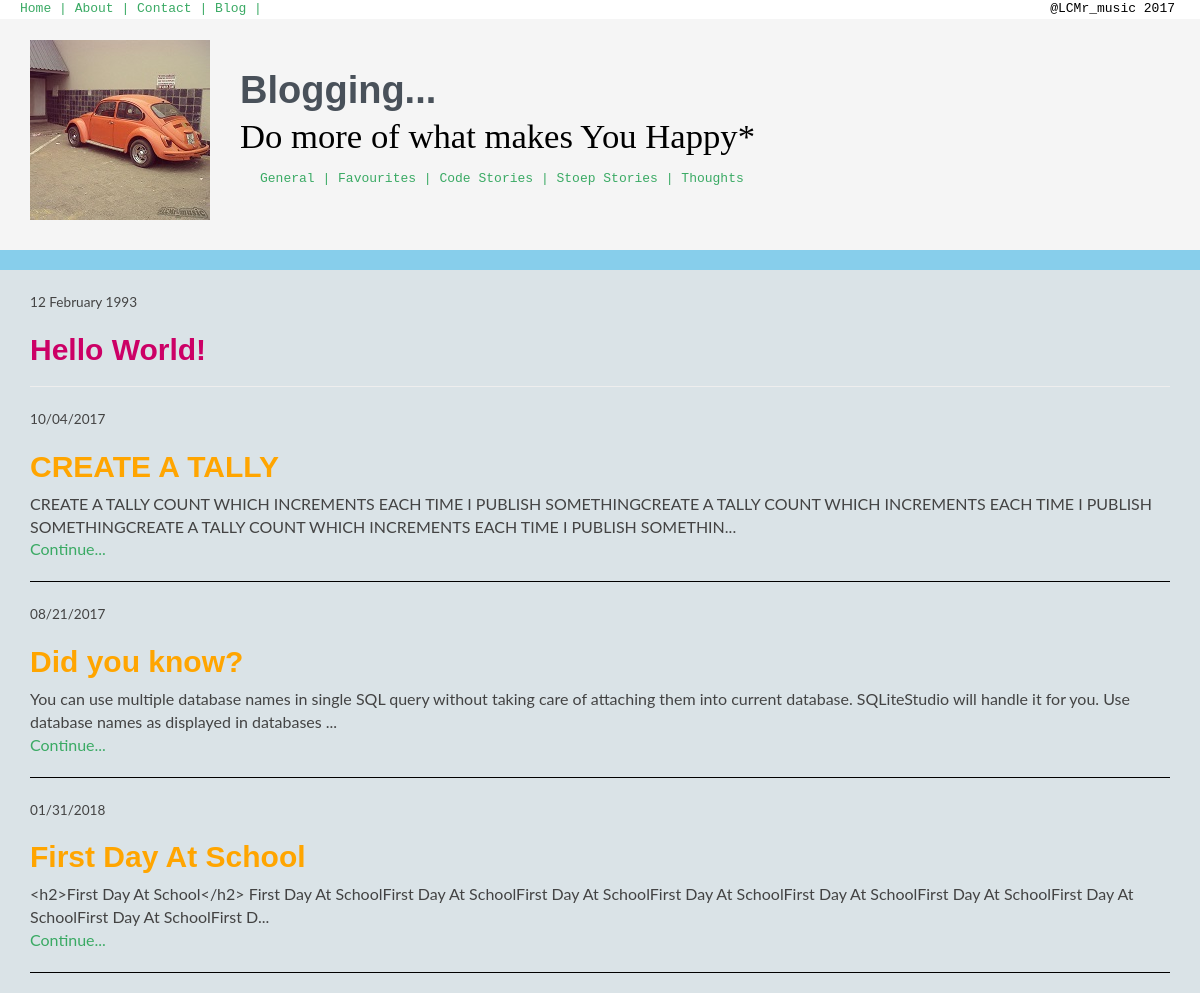
Screenshot of /blog/ with the database file from the repository.
### tables this page shows
CREATE TABLE [BlogPosts] ([id] INTEGER PRIMARY KEY AUTOINCREMENT NOT NULL, [blogDate] DATE NOT NULL, [blogTitle] TEXT (30) NOT NULL, [blogText] VARCHAR NOT NULL);

### flaskMain.py (the view, shortened to what this page needs)
@app.route('/blog/<postId>/')
@app.route('/blog/')
def showBlog(postId = None):
    if postId == None:
        rows = db.execute('SELECT * FROM BlogPosts ORDER BY id DESC')
        return render_template('blog.html',blogPosts = rows)

### templates/blog.html (shortened to what this page needs)
{% extends "home.html"%}
{% block body%}
    {% block image%}
	    <header class="header">
		    <div class="container">
		    <img class="profile-image img-responsive pull-left" src ="{{ url_for('static', filename = 'images/blog.jpg')}}" alt="blog" />
			<div class="profile-content pull-left">
                <h1 class="name">Blogging...</h1>
                <h2 class="desc"id="me" >Do more of what makes You Happy*</h2>
				<div id="navigation">
		             <a href="\">General |</a>
		             <a href="\contact">Favourites |</a>
		             <a href="\learn">Code Stories |</a>
					 <a href="\learn">Stoep Stories |</a>
					 <a href="\learn">Thoughts</a>
	            </div>
			</div>
			</div>
		</header>
	{% endblock %}
	<div class="col-lg-12" style="background:skyblue; padding:10px;"></div>
	<div class="col-lg-12" style="padding-top:20px;">
	   <div class="col-lg-12" id="blogpost">
		   <small>12 February 1993</small>
		   <a style="display:block" href="\blog\1"><h2 style="color:#CC0066">Hello World!</h2></a>
		   <hr style="color:black;">
	   </div>
	   {% for blogpost in blogPosts %}
	   <div class="col-lg-12" id="blogpost" >
	      <small style="padding-bottom:0px;">{{ blogpost.blogDate }}</small>
	      <a style="display:block padding-top:0px;" href="\blog\{{ blogpost.id }}">
		        <h2  style="color:orange"id="blgTitle" >{{ blogpost.blogTitle }} </h2>
		  </a>
		  <p class="text">{{ blogpost.blogText }}</p>
		  <hr style="border-color:black;"/>
	   </div>
	   {% endfor %}
	</div>
{% endblock %}

### templates/home.html (shortened to what this page needs)
{% extends "index.html"%}

### templates/index.html (shortened to what this page needs)
<!DOCTYPE html>
<html lang="en">
    <head>
		<link rel='stylesheet' href="{{ url_for('static', filename = 'css/bootstrap.min.css')}}"/>
        <link rel='stylesheet' href="{{ url_for('static', filename = 'css/myStyle.css')}}"/>
		<link rel='stylesheet' href="{{ url_for('static', filename = 'css/styles.css')}}"/>
		<link rel="stylesheet" href="{{url_for('static', filename ='css/font-awesome/css/font-awesome.min.css')}}"/>
	</head>
    <body>
	    <div class="navbar-fixed-top" role="navigation" id="navigation" style="text-align:left; background:white;">
			<a href="\">Home |</a>
			<a href="\about">About |</a>
			<a href="\contact">Contact |</a>
			<a href="\blog">Blog |</a>
			<span class="copyright" style="float:right; padding-right:25px;"><a href="\music">@LCMr_music 2017</a></span>
	    </div>
		{% block body%}
		{% endblock%}
	</body>
</html>

### static/css/myStyle.css (style rules this page uses)
#me { font-family:orange juice; color:black; font-size:26pt; }

### static/css/styles.css (style rules this page uses)
body { font-family: 'Lato', arial, sans-serif; color: #434343; background: #DAE3E7; font-size: 16px; height:100%; overflow-x:hidden; overflow-y:auto; -webkit-font-smoothing: antialiased; -moz-osx-font-smoothing: grayscale; }
.copyright > a { color:black; }
h1, h2, h3, h4, h5, h6 { font-family: 'Montserrat', sans-serif; font-weight: 700; color: #778492; }
a { color: #3AAA64; text-decoration:none; -webkit-transition: all 0.4s ease-in-out; -moz-transition: all 0.4s ease-in-out; -ms-transition: all 0.4s ease-in-out; -o-transition: all 0.4s ease-in-out; }
.header { padding: 30px 0; background: #f5f5f5; border-top: 10px solid #778492; }
.header .profile-image { margin-right: 30px; }
.header .profile-content .name { color: #49515a; font-size: 38px; margin-bottom: 5px; margin-top: 30px; }
.header .profile-content .desc { color: #778492; font-family: "Lato", arial, sans-serif; font-weight: 400; font-size: 24px; margin-top: 0; margin-bottom: 15px; }

### rows the page displays
BlogPosts: blogDate "10/04/2017", blogTitle "CREATE A TALLY", blogText "CREATE A TALLY COUNT WHICH INCREMENTS EACH TIME I PUBLISH SOMETHINGCREATE A TALLY COUNT WHICH INCREMENTS EACH TIME I PUBLISH SOMETHINGCREATE A TALLY COUNT WHICH INCREMENTS EACH TIME I PUBLISH SOMETHIN"
BlogPosts: blogDate "08/21/2017", blogTitle "Did you know?", blogText "You can use multiple database names in single SQL query without taking care of attaching them into current database. SQLiteStudio will handle it for you. Use database names as displayed in databases"
BlogPosts: blogDate "01/31/2018", blogTitle "First Day At School", blogText "<h2>First Day At School</h2> First Day At SchoolFirst Day At SchoolFirst Day At SchoolFirst Day At SchoolFirst Day At SchoolFirst Day At SchoolFirst Day At SchoolFirst Day At SchoolFirst D"
